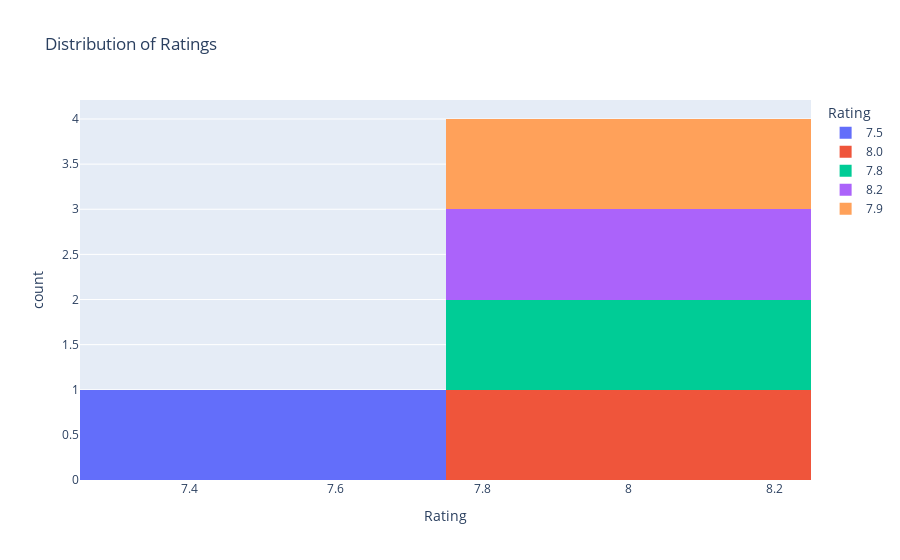

Notebook code cell kept with this figure:
### Code cell
import pandas as pd
import plotly.express as px

# Create a sample DataFrame (replace with your actual data loading)
data = {'Durations': [120, 150, 130, 160, 140],
        'Years': [2018, 2019, 2020, 2021, 2022],
        'Rating': [7.5, 8.0, 7.8, 8.2, 7.9],
        'Votes': [1000, 1200, 1100, 1300, 1150]}
d = pd.DataFrame(data)

# Use an existing column name from the DataFrame
figg = px.histogram(data_frame=d, x='Rating', title='Distribution of Ratings', color='Rating')
figg.show()

### Figure 1 — Plotly figure (JSON) as saved in the notebook; plotly's stock layout.template omitted (floating-point values rounded to 4 significant figures)
{"data": [{"alignmentgroup": "True", "bingroup": "x", "hovertemplate": "Rating=%{x}<br>count=%{y}<extra></extra>", "legendgroup": "7.5", "marker": {"color": "#636efa", "pattern": {"shape": ""}}, "name": "7.5", "offsetgroup": "7.5", "orientation": "v", "showlegend": true, "type": "histogram", "x": [7.5], "xaxis": "x", "yaxis": "y"}, {"alignmentgroup": "True", "bingroup": "x", "hovertemplate": "Rating=%{x}<br>count=%{y}<extra></extra>", "legendgroup": "8.0", "marker": {"color": "#EF553B", "pattern": {"shape": ""}}, "name": "8.0", "offsetgroup": "8.0", "orientation": "v", "showlegend": true, "type": "histogram", "x": [8], "xaxis": "x", "yaxis": "y"}, {"alignmentgroup": "True", "bingroup": "x", "hovertemplate": "Rating=%{x}<br>count=%{y}<extra></extra>", "legendgroup": "7.8", "marker": {"color": "#00cc96", "pattern": {"shape": ""}}, "name": "7.8", "offsetgroup": "7.8", "orientation": "v", "showlegend": true, "type": "histogram", "x": [7.8], "xaxis": "x", "yaxis": "y"}, {"alignmentgroup": "True", "bingroup": "x", "hovertemplate": "Rating=%{x}<br>count=%{y}<extra></extra>", "legendgroup": "8.2", "marker": {"color": "#ab63fa", "pattern": {"shape": ""}}, "name": "8.2", "offsetgroup": "8.2", "orientation": "v", "showlegend": true, "type": "histogram", "x": [8.2], "xaxis": "x", "yaxis": "y"}, {"alignmentgroup": "True", "bingroup": "x", "hovertemplate": "Rating=%{x}<br>count=%{y}<extra></extra>", "legendgroup": "7.9", "marker": {"color": "#FFA15A", "pattern": {"shape": ""}}, "name": "7.9", "offsetgroup": "7.9", "orientation": "v", "showlegend": true, "type": "histogram", "x": [7.9], "xaxis": "x", "yaxis": "y"}], "layout": {"barmode": "relative", "legend": {"title": {"text": "Rating"}, "tracegroupgap": 0}, "title": {"text": "Distribution of Ratings"}, "xaxis": {"anchor": "y", "categoryarray": [7.5, 8, 7.8, 8.2, 7.9], "categoryorder": "array", "domain": [0, 1], "title": {"text": "Rating"}}, "yaxis": {"anchor": "x", "domain": [0, 1], "title": {"text": "count"}}}}
